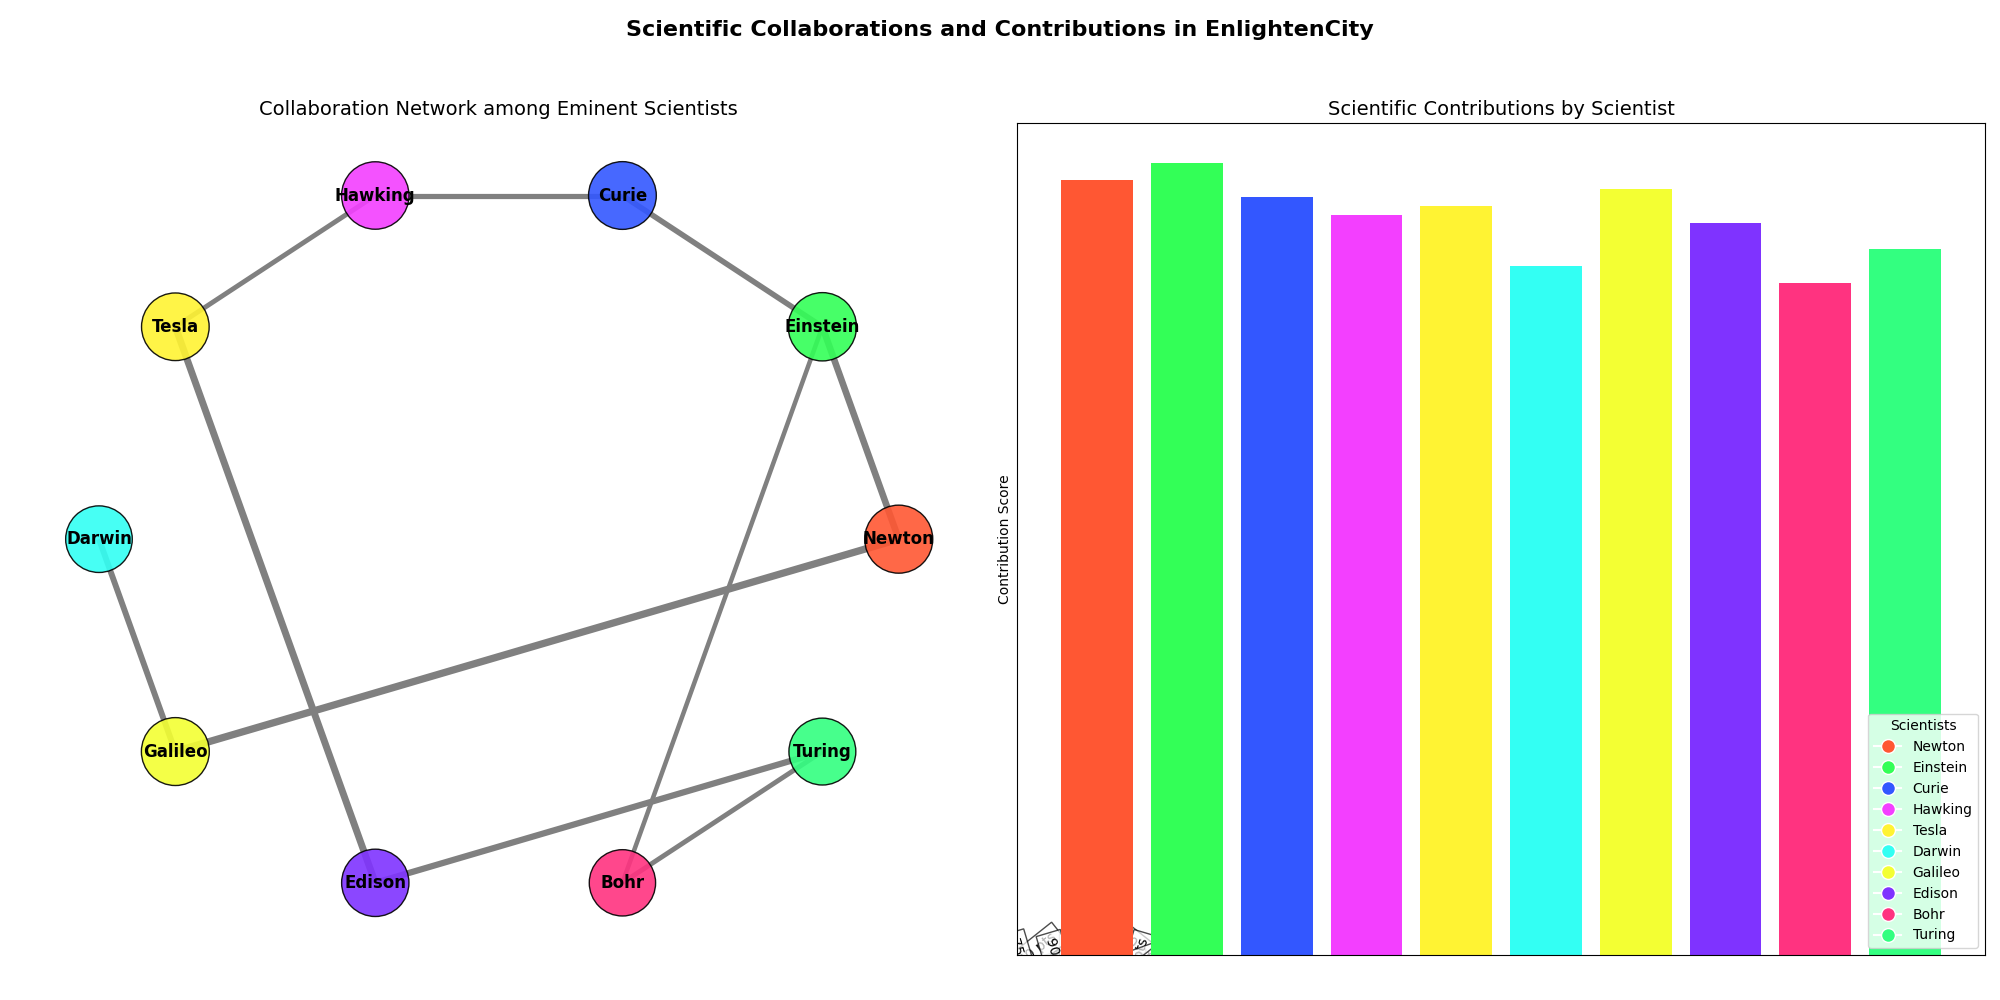

Generate this figure with Python:
import matplotlib.pyplot as plt
import networkx as nx

scientists = ['Newton', 'Einstein', 'Curie', 'Hawking', 'Tesla', 'Darwin', 'Galileo', 'Edison', 'Bohr', 'Turing']

collaborations = [
    ('Newton', 'Einstein', 85),
    ('Einstein', 'Curie', 70),
    ('Curie', 'Hawking', 65),
    ('Hawking', 'Tesla', 60),
    ('Tesla', 'Edison', 90),
    ('Darwin', 'Galileo', 75),
    ('Edison', 'Turing', 80),
    ('Galileo', 'Newton', 95),
    ('Bohr', 'Einstein', 55),
    ('Turing', 'Bohr', 60),
]

contribution_scores = {
    'Newton': 90,
    'Einstein': 92,
    'Curie': 88,
    'Hawking': 86,
    'Tesla': 87,
    'Darwin': 80,
    'Galileo': 89,
    'Edison': 85,
    'Bohr': 78,
    'Turing': 82
}

# Create undirected graph
G = nx.Graph()
G.add_nodes_from(scientists)

# Add edges with impact values
for source, target, impact in collaborations:
    G.add_edge(source, target, weight=impact)

node_sizes = [1500 + contribution_scores[scientist]*10 for scientist in scientists]
pos = nx.circular_layout(G)
edge_labels = {(u, v): f'{d["weight"]} pts' for u, v, d in G.edges(data=True)}
edge_widths = [0.5 + G[u][v]['weight'] / 20 for u, v in G.edges()]

node_colors = ['#FF5733', '#33FF57', '#3357FF', '#F33FFF', '#FFF333', '#33FFF3', '#F3FF33', '#7F33FF', '#FF3380', '#33FF80']

fig, axs = plt.subplots(1, 2, figsize=(20, 10))
fig.suptitle('Scientific Collaborations and Contributions in EnlightenCity', fontsize=16, fontweight='bold')

# Subplot 1: Undirected Network Graph
axs[0].set_title('Collaboration Network among Eminent Scientists', fontsize=14)
nx.draw_networkx_nodes(G, pos, ax=axs[0], node_size=node_sizes, node_color=node_colors, alpha=0.9, edgecolors='black')
nx.draw_networkx_edges(G, pos, ax=axs[0], edgelist=G.edges, edge_color='gray', width=edge_widths)
nx.draw_networkx_labels(G, pos, ax=axs[0], font_size=12, font_weight='bold')
nx.draw_networkx_edge_labels(G, pos, edge_labels=edge_labels, font_size=10, label_pos=0.3, bbox=dict(facecolor='white', alpha=0.7))
axs[0].axis('off')

scientists_labels = list(contribution_scores.keys())
contributions_values = list(contribution_scores.values())
colors = [node_colors[scientists.index(name)] for name in scientists_labels]

axs[1].set_title('Scientific Contributions by Scientist', fontsize=14)
axs[1].bar(scientists_labels, contributions_values, color=colors)
axs[1].set_ylabel('Contribution Score')
axs[1].set_xticklabels(scientists_labels, rotation=45, ha='right')

legend_lines = [plt.Line2D([0], [0], marker='o', color='w', markersize=10, markerfacecolor=node_colors[i]) for i in range(len(scientists))]
plt.legend(legend_lines, scientists, title="Scientists", loc='lower right', bbox_to_anchor=(1, 0))

plt.tight_layout(rect=[0, 0.03, 1, 0.95])
plt.show()
